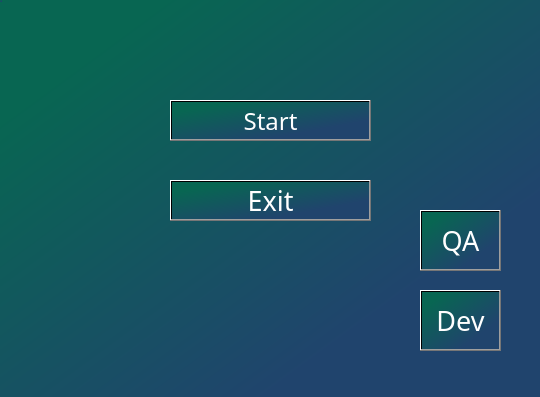
<?xml version="1.0" encoding="UTF-8"?>
<ui version="4.0">
 <class>MainWindow</class>
 <widget class="QMainWindow" name="MainWindow">
  <property name="geometry">
   <rect>
    <x>0</x>
    <y>0</y>
    <width>540</width>
    <height>397</height>
   </rect>
  </property>
  <property name="windowTitle">
   <string>Allelic characteristics </string>
  </property>
  <property name="styleSheet">
   <string notr="true">background-color: rgb(137, 12, 226);</string>
  </property>
  <widget class="QWidget" name="centralwidget">
   <property name="styleSheet">
    <string notr="true">background-color: rgb(38, 0, 255);
background-color: qlineargradient(spread:repeat, x1:0, y1:0, x2:1, y2:1, stop:0.151685 rgba(8, 102, 82, 255), stop:0.747191 rgba(32, 68, 109, 255));</string>
   </property>
   <widget class="QPushButton" name="PushButton">
    <property name="geometry">
     <rect>
      <x>170</x>
      <y>180</y>
      <width>201</width>
      <height>41</height>
     </rect>
    </property>
    <property name="font">
     <font>
      <family>Jokerman</family>
      <pointsize>20</pointsize>
     </font>
    </property>
    <property name="cursor">
     <cursorShape>PointingHandCursor</cursorShape>
    </property>
    <property name="styleSheet">
     <string notr="true">border-color: rgb(255, 255, 255);
color: rgb(255, 255, 255);</string>
    </property>
    <property name="text">
     <string>Exit</string>
    </property>
   </widget>
   <widget class="QPushButton" name="pushButton_2">
    <property name="geometry">
     <rect>
      <x>170</x>
      <y>100</y>
      <width>201</width>
      <height>41</height>
     </rect>
    </property>
    <property name="font">
     <font>
      <family>Jokerman</family>
      <pointsize>18</pointsize>
     </font>
    </property>
    <property name="cursor">
     <cursorShape>PointingHandCursor</cursorShape>
    </property>
    <property name="styleSheet">
     <string notr="true">border-color: rgb(255, 255, 255);
color: rgb(255, 255, 255);</string>
    </property>
    <property name="text">
     <string>Start</string>
    </property>
   </widget>
   <widget class="QPushButton" name="pushButton_3">
    <property name="geometry">
     <rect>
      <x>420</x>
      <y>290</y>
      <width>81</width>
      <height>61</height>
     </rect>
    </property>
    <property name="font">
     <font>
      <family>Jokerman</family>
      <pointsize>20</pointsize>
     </font>
    </property>
    <property name="cursor">
     <cursorShape>PointingHandCursor</cursorShape>
    </property>
    <property name="styleSheet">
     <string notr="true">color: rgb(255, 255, 255);</string>
    </property>
    <property name="text">
     <string>Dev</string>
    </property>
   </widget>
   <widget class="QPushButton" name="pushButton_4">
    <property name="geometry">
     <rect>
      <x>420</x>
      <y>210</y>
      <width>81</width>
      <height>61</height>
     </rect>
    </property>
    <property name="font">
     <font>
      <family>Jokerman</family>
      <pointsize>20</pointsize>
     </font>
    </property>
    <property name="cursor">
     <cursorShape>PointingHandCursor</cursorShape>
    </property>
    <property name="styleSheet">
     <string notr="true">color: rgb(255, 255, 255);</string>
    </property>
    <property name="text">
     <string>QA</string>
    </property>
   </widget>
   <widget class="QLabel" name="label">
    <property name="geometry">
     <rect>
      <x>-10</x>
      <y>-20</y>
      <width>271</width>
      <height>431</height>
     </rect>
    </property>
    <property name="styleSheet">
     <string notr="true">background-color: rgb(0, 0, 0,0);</string>
    </property>
    <property name="text">
     <string/>
    </property>
   </widget>
   <widget class="QWidget" name="formLayoutWidget">
    <property name="geometry">
     <rect>
      <x>0</x>
      <y>0</y>
      <width>2</width>
      <height>2</height>
     </rect>
    </property>
    <layout class="QFormLayout" name="formLayout"/>
   </widget>
   <zorder>label</zorder>
   <zorder>PushButton</zorder>
   <zorder>pushButton_2</zorder>
   <zorder>pushButton_3</zorder>
   <zorder>pushButton_4</zorder>
   <zorder>formLayoutWidget</zorder>
  </widget>
 </widget>
 <resources/>
 <connections>
  <connection>
   <sender>PushButton</sender>
   <signal>clicked()</signal>
   <receiver>MainWindow</receiver>
   <slot>close()</slot>
   <hints>
    <hint type="sourcelabel">
     <x>539</x>
     <y>246</y>
    </hint>
    <hint type="destinationlabel">
     <x>695</x>
     <y>379</y>
    </hint>
   </hints>
  </connection>
 </connections>
 <slots>
  <signal>signal1()</signal>
 </slots>
</ui>
